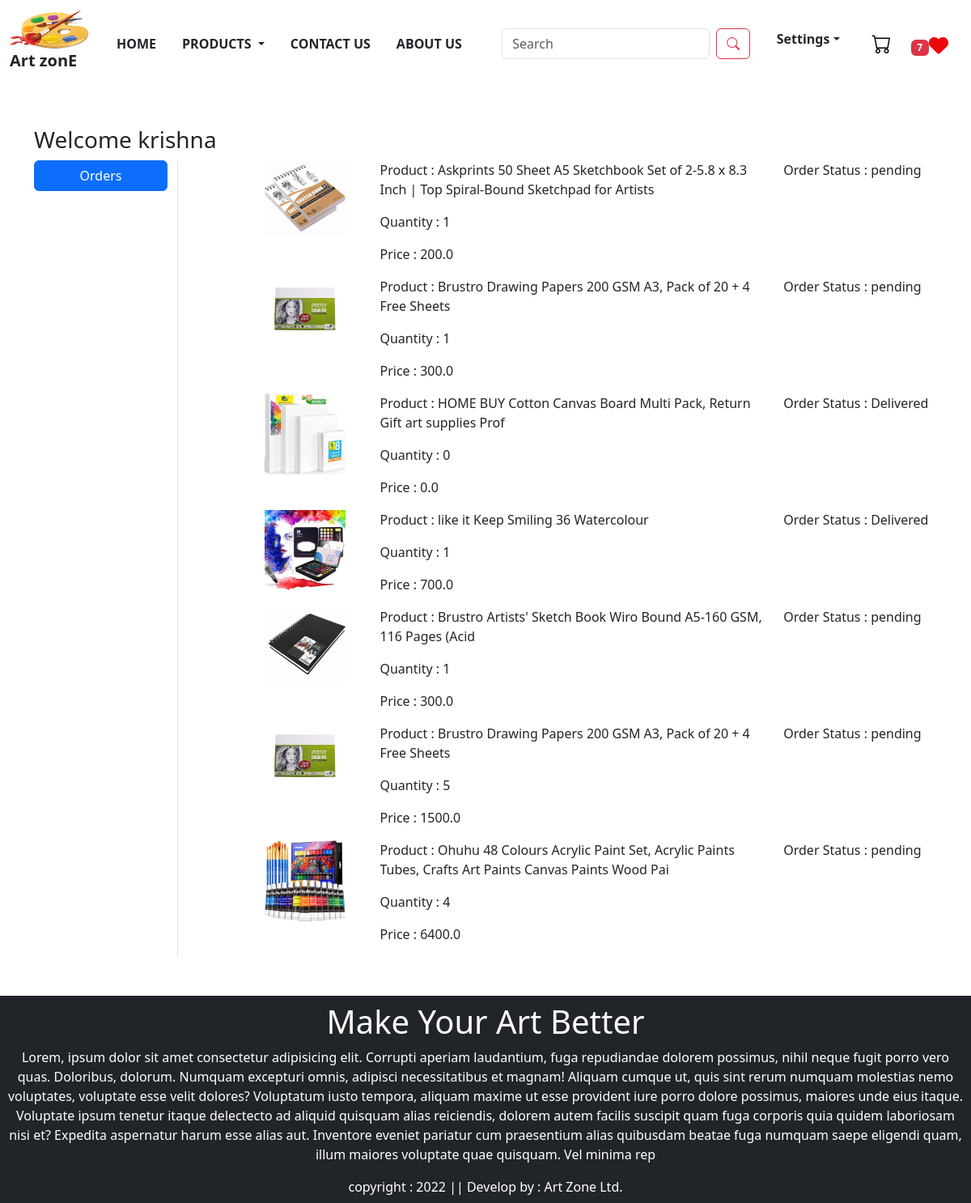
Screenshot of /orders/ (signed in) with the database file from the repository.
### myapp/models.py (models this page shows, shortened)
class OrderPlaced(models.Model):
    user = models.ForeignKey(User,on_delete=models.CASCADE)
    customer = models.ForeignKey(Customer,on_delete=models.CASCADE)
    product= models.ForeignKey(Product,on_delete=models.CASCADE)
    quantity = models.PositiveIntegerField(default=1)
    ordered_date = models.DateTimeField(auto_now_add=True)
    status = models.CharField(max_length=50,choices=STATUS_CHOICES, default='pending')
    payment = models.ForeignKey(Payment,on_delete=models.CASCADE,default="")
    @property
    def total_cost(self):
        return self.quantity * self.product.discounted_price

class Product(models.Model):
    title = models.CharField(max_length=100)
    selling_price = models.FloatField()
    discounted_price = models.FloatField()
    discription = models.TextField()
    composition = models.TextField(default='')
    prodapp = models.TextField(default='')
    category = models.CharField(choices=CATEGORY_CHOICES, max_length=200)
    product_image = models.ImageField(upload_to='product')

### myapp/views.py (the view)
# urls.py: path("orders/", views.orders, name="orders"),
def orders(request):
    order_placed=OrderPlaced.objects.filter(user=request.user)
    totalitem = 0
    wishlist = 0
    if request.user.is_authenticated:
        totalitem = len(Cart.objects.filter(user=request.user))
        wishitem = len(Wishlist.objects.filter(user=request.user))
    return render(request,'app/orders.html',locals())

### myapp/templates/app/orders.html (shortened to what this page needs)
{% extends 'app/base.html' %}
{% load static %}
{% block main-content %}
<div class="container my-5">
    <div class="row">
        <h3>Welcome <span class="text-capitalise">{{request.user}}</span></h3>
        <div class="col-sm-2 border-end">
            <ul class="list-unstyled">
                <li class="d-grid"><a href="{% url 'orders' %}" class="btn btn-primary">Orders</a></li>
            </ul>
        </div>
        <div class="col-sm-9 offset-sm-1">
            {% for op in order_placed %}
            <div class="row">
                <div class="col-sm-2">
                    <img src="{{op.product.product_image.url}}" class="img-fluid" height="100" width="100"/>
                </div>
                <div class="col-sm-7">
                    <p>Product : {{op.product.title}}</p>
                    <p>Quantity : {{op.quantity}}</p>
                    <p>Price : {{op.total_cost}}</p>
                </div>
                <div class="col-sm-3">
                    <p>Order Status : {{op.status}}</p>
                </div>
            </div>
            {% endfor %}
        </div>
    </div>
</div>
{% endblock main-content %}

### myapp/templates/app/base.html (style rules this page uses)
html { scroll-behavior: smooth; }

### rows the page displays
OrderPlaced: product.product_image (picture), product "Askprints 50 Sheet A5 Sketchbook Set of 2-5.8 x 8.3 Inch | Top Spiral-Bound Sketchpad for Artists", quantity "1", total_cost "200.0", status "pending"
OrderPlaced: product.product_image (picture), product "Brustro Drawing Papers 200 GSM A3, Pack of 20 + 4 Free Sheets", quantity "1", total_cost "300.0", status "pending"
OrderPlaced: product.product_image (picture), product "HOME BUY Cotton Canvas Board Multi Pack, Return Gift art supplies Prof", quantity "0", total_cost "0.0", status "Delivered"
OrderPlaced: product.product_image (picture), product "like it Keep Smiling 36 Watercolour", quantity "1", total_cost "700.0", status "Delivered"
OrderPlaced: product.product_image (picture), product "Brustro Artists' Sketch Book Wiro Bound A5-160 GSM, 116 Pages (Acid", quantity "1", total_cost "300.0", status "pending"
OrderPlaced: product.product_image (picture), product "Brustro Drawing Papers 200 GSM A3, Pack of 20 + 4 Free Sheets", quantity "5", total_cost "1500.0", status "pending"
OrderPlaced: product.product_image (picture), product "Ohuhu 48 Colours Acrylic Paint Set, Acrylic Paints Tubes, Crafts Art Paints Canvas Paints Wood Pai", quantity "4", total_cost "6400.0", status "pending"

### other values shown
{{ wishitem }} "7"
{{ request.user }} "krishna"
